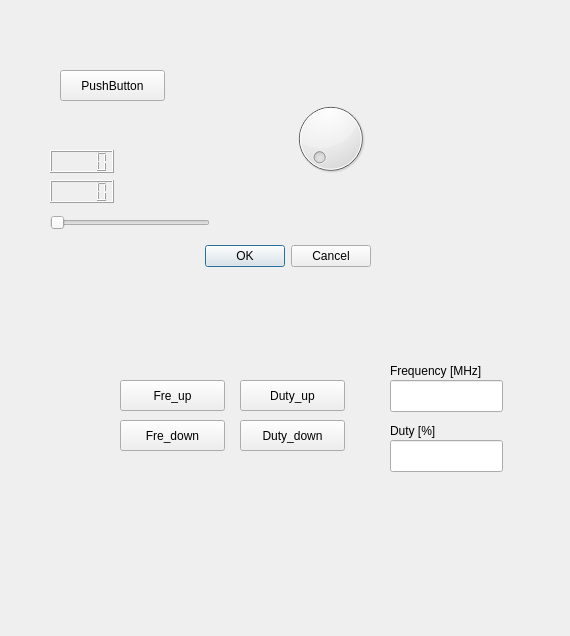
<?xml version="1.0" encoding="UTF-8"?>
<ui version="4.0">
 <class>Dialog</class>
 <widget class="QDialog" name="Dialog">
  <property name="geometry">
   <rect>
    <x>0</x>
    <y>0</y>
    <width>570</width>
    <height>636</height>
   </rect>
  </property>
  <property name="windowTitle">
   <string>Dialog</string>
  </property>
  <widget class="QDialogButtonBox" name="buttonBox_Cancel_OK">
   <property name="geometry">
    <rect>
     <x>30</x>
     <y>240</y>
     <width>341</width>
     <height>32</height>
    </rect>
   </property>
   <property name="orientation">
    <enum>Qt::Horizontal</enum>
   </property>
   <property name="standardButtons">
    <set>QDialogButtonBox::Cancel|QDialogButtonBox::Ok</set>
   </property>
  </widget>
  <widget class="QPushButton" name="pushButton">
   <property name="geometry">
    <rect>
     <x>60</x>
     <y>70</y>
     <width>105</width>
     <height>31</height>
    </rect>
   </property>
   <property name="text">
    <string>PushButton</string>
   </property>
  </widget>
  <widget class="QLCDNumber" name="lcdNumber_1">
   <property name="geometry">
    <rect>
     <x>50</x>
     <y>150</y>
     <width>64</width>
     <height>23</height>
    </rect>
   </property>
  </widget>
  <widget class="QLCDNumber" name="lcdNumber_2">
   <property name="geometry">
    <rect>
     <x>50</x>
     <y>180</y>
     <width>64</width>
     <height>23</height>
    </rect>
   </property>
  </widget>
  <widget class="QSlider" name="horizontalSlider_j">
   <property name="geometry">
    <rect>
     <x>50</x>
     <y>210</y>
     <width>160</width>
     <height>26</height>
    </rect>
   </property>
   <property name="whatsThis">
    <string>&lt;html&gt;&lt;head/&gt;&lt;body&gt;&lt;p&gt;change_1&lt;/p&gt;&lt;/body&gt;&lt;/html&gt;</string>
   </property>
   <property name="orientation">
    <enum>Qt::Horizontal</enum>
   </property>
  </widget>
  <widget class="QDial" name="dial_knob">
   <property name="geometry">
    <rect>
     <x>290</x>
     <y>73</y>
     <width>81</width>
     <height>131</height>
    </rect>
   </property>
  </widget>
  <widget class="QPushButton" name="Duty_high">
   <property name="geometry">
    <rect>
     <x>240</x>
     <y>380</y>
     <width>105</width>
     <height>31</height>
    </rect>
   </property>
   <property name="text">
    <string>Duty_up</string>
   </property>
  </widget>
  <widget class="QPushButton" name="Fre_high">
   <property name="geometry">
    <rect>
     <x>120</x>
     <y>380</y>
     <width>105</width>
     <height>31</height>
    </rect>
   </property>
   <property name="text">
    <string>Fre_up</string>
   </property>
  </widget>
  <widget class="QPushButton" name="Fre_low">
   <property name="geometry">
    <rect>
     <x>120</x>
     <y>420</y>
     <width>105</width>
     <height>31</height>
    </rect>
   </property>
   <property name="text">
    <string>Fre_down</string>
   </property>
  </widget>
  <widget class="QPushButton" name="Duty_low">
   <property name="geometry">
    <rect>
     <x>240</x>
     <y>420</y>
     <width>105</width>
     <height>31</height>
    </rect>
   </property>
   <property name="text">
    <string>Duty_down</string>
   </property>
  </widget>
  <widget class="QLineEdit" name="Frequency_text">
   <property name="geometry">
    <rect>
     <x>390</x>
     <y>380</y>
     <width>113</width>
     <height>32</height>
    </rect>
   </property>
  </widget>
  <widget class="QLineEdit" name="Duty_text">
   <property name="geometry">
    <rect>
     <x>390</x>
     <y>440</y>
     <width>113</width>
     <height>32</height>
    </rect>
   </property>
  </widget>
  <widget class="QLabel" name="Fre_label">
   <property name="geometry">
    <rect>
     <x>390</x>
     <y>360</y>
     <width>131</width>
     <height>22</height>
    </rect>
   </property>
   <property name="text">
    <string>Frequency [MHz]</string>
   </property>
  </widget>
  <widget class="QLabel" name="Duty_label">
   <property name="geometry">
    <rect>
     <x>390</x>
     <y>420</y>
     <width>68</width>
     <height>22</height>
    </rect>
   </property>
   <property name="text">
    <string>Duty [%]</string>
   </property>
  </widget>
  <zorder>buttonBox_Cancel_OK</zorder>
  <zorder>pushButton</zorder>
  <zorder>lcdNumber_1</zorder>
  <zorder>lcdNumber_2</zorder>
  <zorder>dial_knob</zorder>
  <zorder>horizontalSlider_j</zorder>
  <zorder>Duty_high</zorder>
  <zorder>Fre_high</zorder>
  <zorder>Fre_low</zorder>
  <zorder>Duty_low</zorder>
  <zorder>Frequency_text</zorder>
  <zorder>Duty_text</zorder>
  <zorder>Fre_label</zorder>
  <zorder>Duty_label</zorder>
 </widget>
 <resources/>
 <connections>
  <connection>
   <sender>buttonBox_Cancel_OK</sender>
   <signal>accepted()</signal>
   <receiver>Dialog</receiver>
   <slot>accept()</slot>
   <hints>
    <hint type="sourcelabel">
     <x>248</x>
     <y>254</y>
    </hint>
    <hint type="destinationlabel">
     <x>157</x>
     <y>274</y>
    </hint>
   </hints>
  </connection>
  <connection>
   <sender>buttonBox_Cancel_OK</sender>
   <signal>rejected()</signal>
   <receiver>Dialog</receiver>
   <slot>reject()</slot>
   <hints>
    <hint type="sourcelabel">
     <x>316</x>
     <y>260</y>
    </hint>
    <hint type="destinationlabel">
     <x>286</x>
     <y>274</y>
    </hint>
   </hints>
  </connection>
  <connection>
   <sender>buttonBox_Cancel_OK</sender>
   <signal>accepted()</signal>
   <receiver>buttonBox_Cancel_OK</receiver>
   <slot>showMaximized()</slot>
   <hints>
    <hint type="sourcelabel">
     <x>200</x>
     <y>255</y>
    </hint>
    <hint type="destinationlabel">
     <x>200</x>
     <y>255</y>
    </hint>
   </hints>
  </connection>
 </connections>
</ui>
